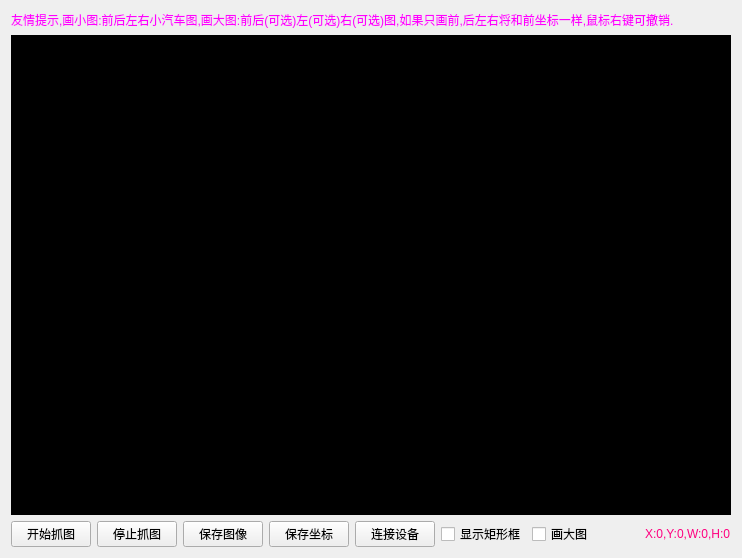
     <widget class="QWidget" name="tab_3">
      <attribute name="icon">
       <iconset resource="../Resource.qrc">
        <normaloff>:/images/Resources/images/chrome.ico</normaloff>:/images/Resources/images/chrome.ico</iconset>
      </attribute>
      <attribute name="title">
       <string>画图</string>
      </attribute>
      <layout class="QVBoxLayout" name="verticalLayout_4">
       <item>
        <widget class="QLabel" name="label_13">
         <property name="styleSheet">
          <string notr="true">color: rgb(255, 0, 255);</string>
         </property>
         <property name="text">
          <string>友情提示,画小图:前后左右小汽车图,画大图:前后(可选)左(可选)右(可选)图,如果只画前,后左右将和前坐标一样,鼠标右键可撤销.</string>
         </property>
        </widget>
       </item>
       <item>
        <widget class="Dt::QLabelEx" name="label">
         <property name="sizePolicy">
          <sizepolicy hsizetype="Fixed" vsizetype="Fixed">
           <horstretch>0</horstretch>
           <verstretch>0</verstretch>
          </sizepolicy>
         </property>
         <property name="minimumSize">
          <size>
           <width>720</width>
           <height>480</height>
          </size>
         </property>
         <property name="styleSheet">
          <string notr="true">background-color: rgb(0, 0, 0);</string>
         </property>
         <property name="text">
          <string/>
         </property>
        </widget>
       </item>
       <item>
        <layout class="QHBoxLayout" name="horizontalLayout_4">
         <item>
          <widget class="QPushButton" name="startCapture">
           <property name="text">
            <string>开始抓图</string>
           </property>
           <property name="icon">
            <iconset resource="../Resource.qrc">
             <normaloff>:/images/Resources/images/connect.ico</normaloff>:/images/Resources/images/connect.ico</iconset>
           </property>
          </widget>
         </item>
         <item>
          <widget class="QPushButton" name="stopCapture">
           <property name="text">
            <string>停止抓图</string>
           </property>
           <property name="icon">
            <iconset resource="../Resource.qrc">
             <normaloff>:/images/Resources/images/exit.ico</normaloff>:/images/Resources/images/exit.ico</iconset>
           </property>
          </widget>
         </item>
         <item>
          <widget class="QPushButton" name="saveImage">
           <property name="text">
            <string>保存图像</string>
           </property>
           <property name="icon">
            <iconset resource="../Resource.qrc">
             <normaloff>:/images/Resources/images/file.ico</normaloff>:/images/Resources/images/file.ico</iconset>
           </property>
          </widget>
         </item>
         <item>
          <widget class="QPushButton" name="saveCoord">
           <property name="text">
            <string>保存坐标</string>
           </property>
           <property name="icon">
            <iconset resource="../Resource.qrc">
             <normaloff>:/images/Resources/images/setting.ico</normaloff>:/images/Resources/images/setting.ico</iconset>
           </property>
          </widget>
         </item>
         <item>
          <widget class="QPushButton" name="connectCapture">
           <property name="text">
            <string>连接设备</string>
           </property>
           <property name="icon">
            <iconset resource="../Resource.qrc">
             <normaloff>:/images/Resources/images/key.ico</normaloff>:/images/Resources/images/key.ico</iconset>
           </property>
          </widget>
         </item>
         <item>
          <widget class="QCheckBox" name="showRectBox">
           <property name="text">
            <string>显示矩形框</string>
           </property>
          </widget>
         </item>
         <item>
          <widget class="QCheckBox" name="paintBigImageBox">
           <property name="text">
            <string>画大图</string>
           </property>
          </widget>
         </item>
         <item>
          <spacer name="horizontalSpacer_4">
           <property name="orientation">
            <enum>Qt::Horizontal</enum>
           </property>
           <property name="sizeHint" stdset="0">
            <size>
             <width>40</width>
             <height>20</height>
            </size>
           </property>
          </spacer>
         </item>
         <item>
          <widget class="QLabel" name="coordSizeLabel">
           <property name="styleSheet">
            <string notr="true">color: rgb(255, 0, 127);</string>
           </property>
           <property name="text">
            <string>X:0,Y:0,W:0,H:0</string>
           </property>
          </widget>
         </item>
        </layout>
       </item>
      </layout>
     </widget>
